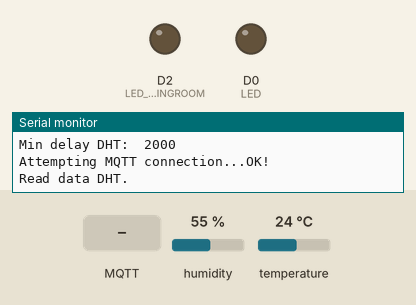
A program run on a simulated ESP8266 (NodeMCU). On the bench: output pins drawn as LEDs (lit = HIGH), the last lines printed to the serial monitor. Inputs (shaded band) come from the test bench; at power-on: humidity 55 %, temperature 24 °C. WiFi joins after 1.5 s; servers stay silent unless stated; a WiFi scan finds three made-up networks; random numbers use the default seed unless the program sets one; no MQTT or app messages arrive unless stated.

Above: at 4.7 s.
4.8 s: MQTT message "off_light_bedroom" arrives on the first subscribed topic
At 6.3 s:
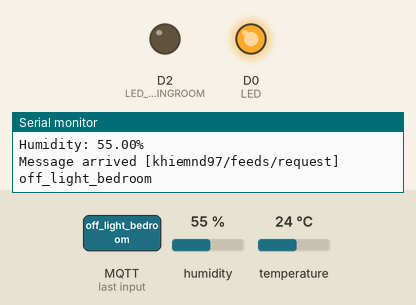
7.1 s: MQTT message "off_light_livingroom" arrives on the first subscribed topic
At 7.5 s:
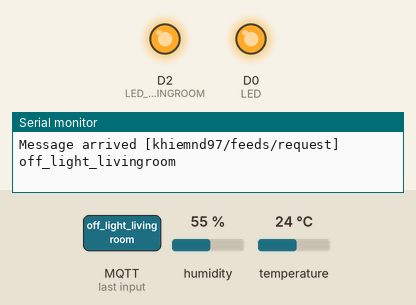
8.6 s: MQTT message "on_light_bedroom" arrives on the first subscribed topic
At 9.9 s:
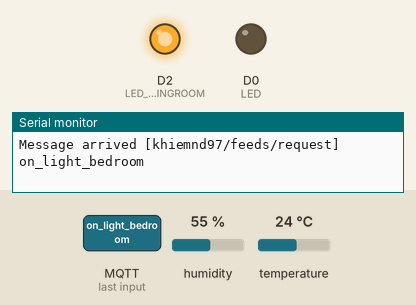
Timing chart, 0 to 11.6 s (numbered marks = the images above; inputs shaded):
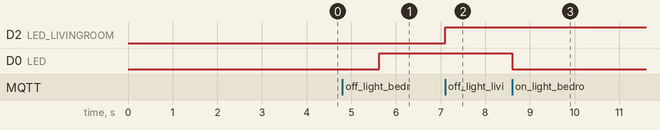

Measured:
- after the input at 4.8 s, D0 (LED): LOW → HIGH after 0.83 s
- after the input at 7.1 s, D2 (LED_LIVINGROOM): LOW → HIGH at once
- after the input at 8.6 s, D0 (LED): HIGH → LOW at once

The program:

main.cpp
```cpp
#include <ESP8266WiFi.h>
#include <PubSubClient.h>
#include <DHT.h>
#include <DHT_U.h>

#define LED       D0 //Define blinking LED pin
#define LED_LIVINGROOM  D2
#define DHTPIN    D7
#define DHTTYPE   DHT11
#define MQTT_PORT 1883
#define MQTT_NAME   "khiemnd97"
#define MQTT_PASS   "19579fdd6f0f47c98e9e83493a95db19"

const char REQUEST_TOPIC[] = "khiemnd97/feeds/request";
char WIFI_SSID[][15] = {"ABC", "Doanh"};
char WIFI_PASS[][25] = {"motdentambangchu", "0339511474"};
const char* mqtt_server = "io.adafruit.com";
uint32_t delayMS;
float temperature, humidity;
unsigned long previousMillis;
int time_count;
const long interval = 1000;
const int DELAY_TIME = 5000;
const int DELAY_READ_DHT = 30;  //seconds
DHT_Unified dht(DHTPIN, DHTTYPE);
WiFiClient espClient;
PubSubClient client(espClient);
long lastMsg = 0;
char msg[50];
int value = 0;

void MQTT_connect();
void WL_scan_wifi();
int WL_connect_wifi(char *SSID, char *pass, int time);
void DHT_init();
int DHT_read(float *temperature, float *humidity);
void DHT_read_periodic(int time_periodic);

void setup_wifi() {

  delay(10);
  // We start by connecting to a WiFi network
  //Connect to WiFi
  WL_scan_wifi();
  int i = 0;
  while (WL_connect_wifi(WIFI_SSID[i], WIFI_PASS[i], DELAY_TIME) != WL_CONNECTED)
  {
    delay(DELAY_TIME);
    i++;

    if (i == 3)
      i = 0;
  }

  randomSeed(micros());

  Serial.println("");
  Serial.println("WiFi connected");
  Serial.println("IP address: ");
  Serial.println(WiFi.localIP());
}

void callback(char* topic, byte* payload, int length) {
  String data;
  Serial.print("Message arrived [");
  Serial.print(topic);
  Serial.print("] ");
  for (int i = 0; i < length; i++) {
    data += (char)payload[i];
    Serial.print((char)payload[i]);
  }
  Serial.println();

if (data == "on_light_bedroom")
  {
    //Active low logic
    digitalWrite(LED, LOW);
    client.publish("khiemnd97/feeds/light_bedroom", "ON");
  }
  else if (data == "off_light_bedroom")
  {
    //Active low logic
    digitalWrite(LED, HIGH);

    client.publish("khiemnd97/feeds/light_bedroom", "OFF");
  } else if (data == "on_light_livingroom")
  {
    //Active low logic
    digitalWrite(LED_LIVINGROOM, LOW);
    client.publish("khiemnd97/feeds/light_livingroom", "ON");
  }
  else if (data == "off_light_livingroom")
  {
    //Active low logic
    digitalWrite(LED_LIVINGROOM, HIGH);

    client.publish("khiemnd97/feeds/light_livingroom", "OFF");
  }
  else if (data == "request_temperature")
  {
    char string[50];
    sprintf(string, "Temperature of house is %.2f°C", temperature);
    client.publish("khiemnd97/feeds/message", string);
  } else if (data == "request_humidity")
  {
    char string[50];
    sprintf(string, "Humidity of house is %.2f%s", humidity,"%");
    client.publish("khiemnd97/feeds/message", string);
  } else if (data == "request_temperature_humidity")
  {
    char string[100];
    sprintf(string, "Temperature of house is %.2f°C. Humidity of house is %.2f%s", temperature, humidity, "%");
    client.publish("khiemnd97/feeds/message", string);
  }

}

void reconnect() {
  // Loop until we're reconnected
  while (!client.connected()) {
    Serial.print("Attempting MQTT connection...");
    // Create a random client ID
    String clientId = "ESP8266Client-";
    clientId += String(random(0xffff), HEX);
    // Attempt to connect
    if (client.connect(clientId.c_str(), MQTT_NAME, MQTT_PASS)) {
      client.subscribe(REQUEST_TOPIC);
    } else {
      Serial.print("failed, rc=");
      Serial.print(client.state());
      Serial.println(" try again in 5 seconds");
      // Wait 5 seconds before retrying
      delay(5000);
    }
  }
  Serial.println("OK!");

}

void setup() {
  Serial.begin(115200);

  pinMode(LED, OUTPUT);
  pinMode(LED_LIVINGROOM, OUTPUT);

  setup_wifi();
  client.setServer(mqtt_server, MQTT_PORT);
  client.setCallback(callback);

  DHT_init();
  previousMillis = millis();
  time_count = 0;
}

void loop() {

  if (!client.connected()) {
    reconnect();
  }
  client.loop();
  DHT_read_periodic(DELAY_READ_DHT);
}


int WL_connect_wifi(char *SSID, char *pass, int time)
{
  Serial.print("\n\nConnecting Wifi...");
  WiFi.begin(SSID, pass);
  int i = 0;
  while (WiFi.status() != WL_CONNECTED && i < 10)
  {
          delay(time / 10);
          Serial.print(".");
          i++;
  }

  return WiFi.status();
}

void WL_scan_wifi()
{
  int numberOfNetworks = WiFi.scanNetworks();
  Serial.println("\n\n=========================================");

  for(int i =0; i<numberOfNetworks; i++){

    Serial.print("Network name: ");
    Serial.println(WiFi.SSID(i));
    Serial.print("Signal strength: ");
    Serial.println(WiFi.RSSI(i));
    Serial.println("=========================================");

  }
}

void DHT_init()
{
  dht.begin();
  Serial.println(F("DHTxx Unified Sensor Example"));
  // Print temperature sensor details.
  sensor_t sensor;
  dht.temperature().getSensor(&sensor);
  Serial.println(F("------------------------------------"));
  Serial.println(F("Temperature Sensor"));
  Serial.print  (F("Sensor Type: ")); Serial.println(sensor.name);
  Serial.print  (F("Driver Ver:  ")); Serial.println(sensor.version);
  Serial.print  (F("Unique ID:   ")); Serial.println(sensor.sensor_id);
  Serial.print  (F("Max Value:   ")); Serial.print(sensor.max_value); Serial.println(F("°C"));
  Serial.print  (F("Min Value:   ")); Serial.print(sensor.min_value); Serial.println(F("°C"));
  Serial.print  (F("Resolution:  ")); Serial.print(sensor.resolution); Serial.println(F("°C"));
  Serial.println(F("------------------------------------"));
  // Print humidity sensor details.
  dht.humidity().getSensor(&sensor);
  Serial.println(F("Humidity Sensor"));
  Serial.print  (F("Sensor Type: ")); Serial.println(sensor.name);
  Serial.print  (F("Driver Ver:  ")); Serial.println(sensor.version);
  Serial.print  (F("Unique ID:   ")); Serial.println(sensor.sensor_id);
  Serial.print  (F("Max Value:   ")); Serial.print(sensor.max_value); Serial.println(F("%"));
  Serial.print  (F("Min Value:   ")); Serial.print(sensor.min_value); Serial.println(F("%"));
  Serial.print  (F("Resolution:  ")); Serial.print(sensor.resolution); Serial.println(F("%"));
  Serial.println(F("------------------------------------"));
  // Set delay between sensor readings based on sensor details.
  delayMS = sensor.min_delay / 1000;
  Serial.print("Min delay DHT:  "); Serial.println(delayMS);
  temperature = 0;
  humidity = 0;
}

int DHT_read(float *temperature, float *humidity)
{
  int ret = 0;
  // Delay between measurements.
  delay(delayMS);
  // Get temperature event and print its value.
  sensors_event_t event;
  dht.temperature().getEvent(&event);
  if (isnan(event.temperature)) {
    Serial.println(F("Error reading temperature!"));
    ret = -1;
  }
  else {
    Serial.print(F("Temperature: "));
    Serial.print(event.temperature);
    Serial.println(F("°C"));
    *temperature = event.temperature;
  }
  // Get humidity event and print its value.
  dht.humidity().getEvent(&event);
  if (isnan(event.relative_humidity)) {
    Serial.println(F("Error reading humidity!"));
    ret = (ret - 1) * 2;
  }
  else {
    Serial.print(F("Humidity: "));
    Serial.print(event.relative_humidity);
    Serial.println(F("%"));
    *humidity = event.relative_humidity;
  }

  return ret;
}

void DHT_read_periodic(int time_periodic)
{
  if (time_count == 0){
      char string[10];
      Serial.println("Read data DHT.");
      if (!DHT_read(&temperature, &humidity)){
        sprintf(string, "%f", temperature);
        client.publish("khiemnd97/feeds/temperature", string);
        sprintf(string, "%f", humidity);
        client.publish("khiemnd97/feeds/humidity", string);
      }
    }

  unsigned long currentMillis = millis();

  if (currentMillis - previousMillis >= interval) {
    // save the last time you blinked the LED
    time_count += (currentMillis - previousMillis) / interval;
    if (time_count >= DELAY_READ_DHT)
      time_count = 0;

    previousMillis = currentMillis;
  }

}
```
